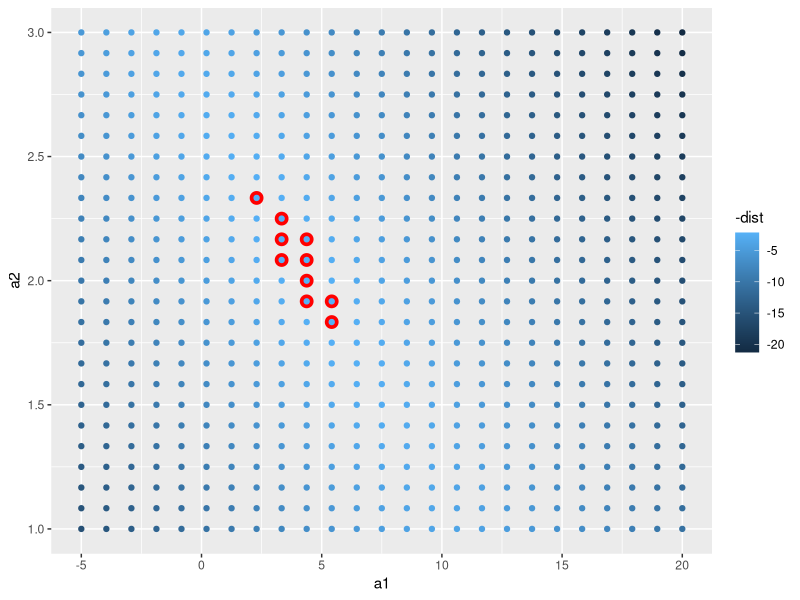
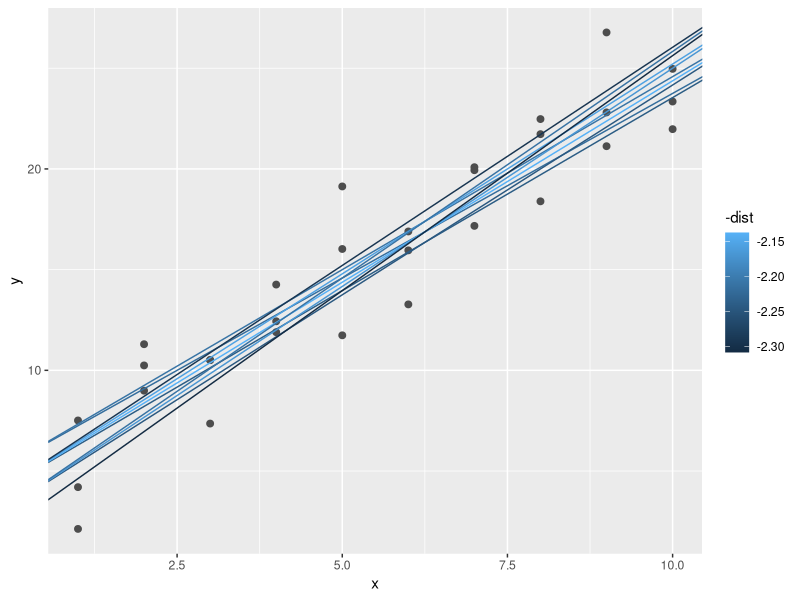
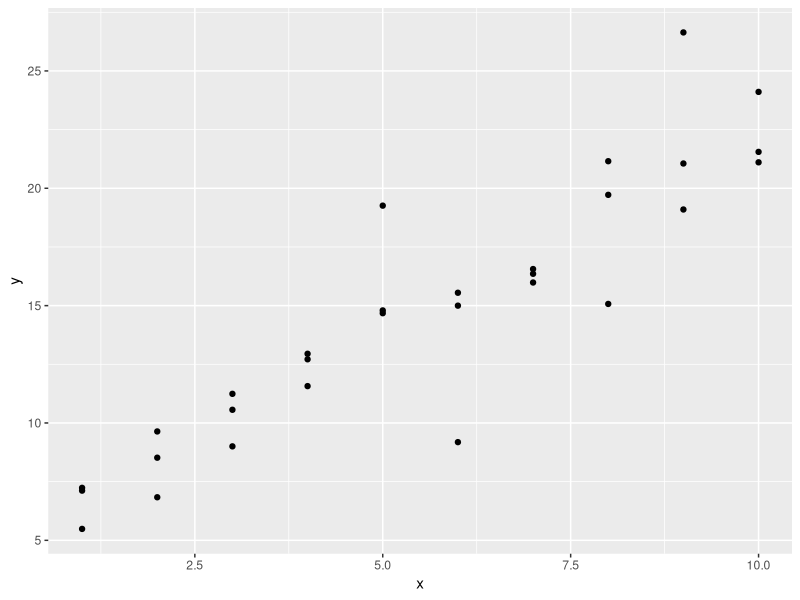
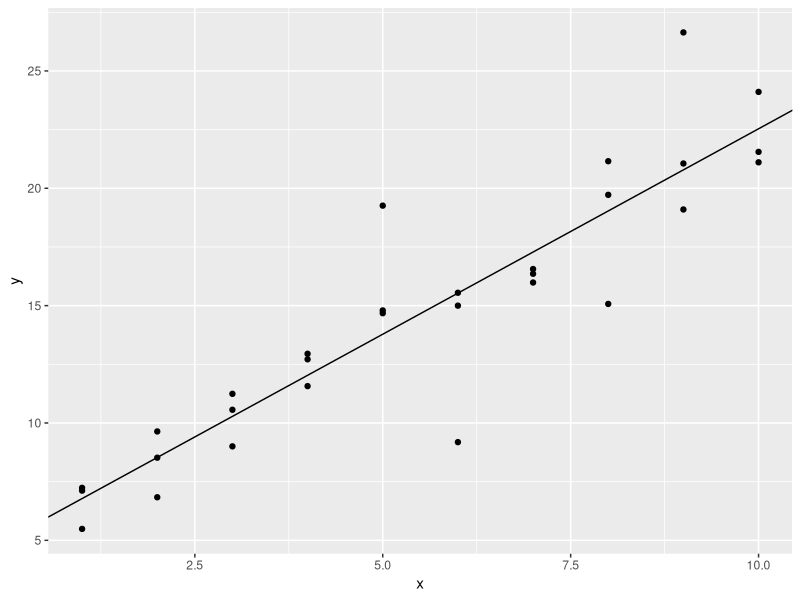
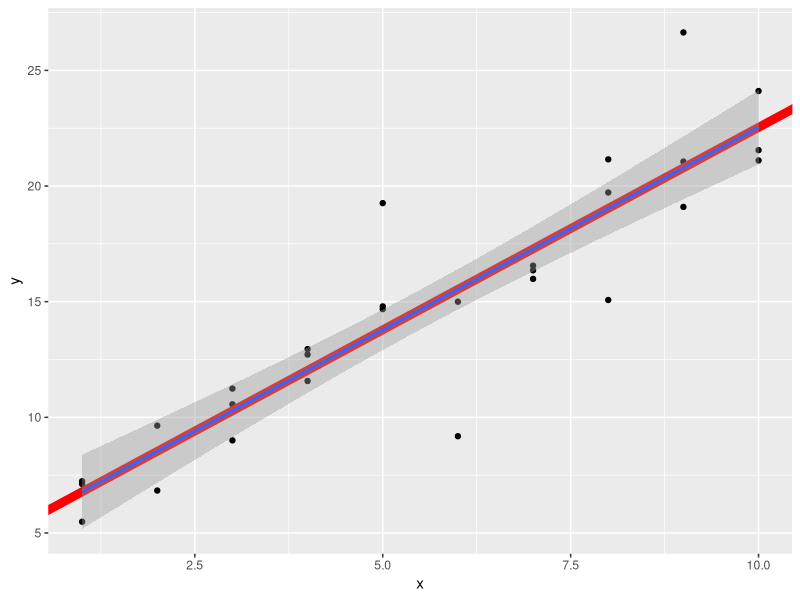
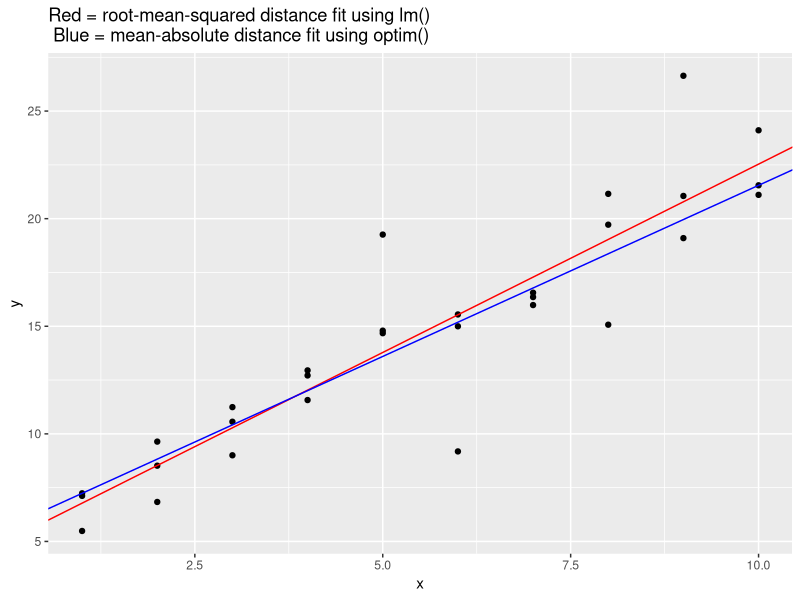
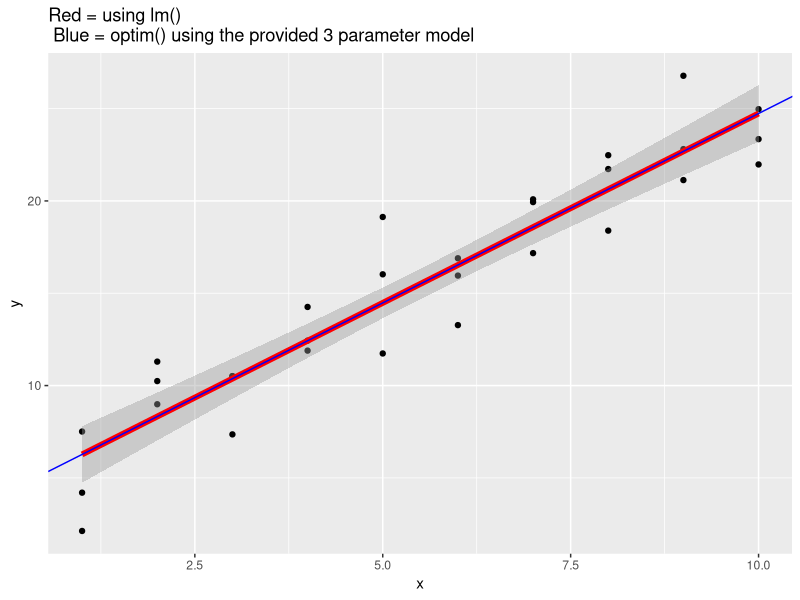

Write R code to recreate these figures, in order. (Note: this script raises an error after producing the figures.)
## ---- chunk 1
library(tidyverse)
library(modelr)
## ---- chunk 2
sim1
## ---- chunk 3
model1 <- function(a, data) {
  a[1] + data$x * a[2]
}

measure_distance <- function(mod, data) {
  diff <- data$y - model1(mod, data)
  sqrt(mean(diff ^ 2))
}

sim1_dist <- function(a1, a2) {
  measure_distance(c(a1, a2), sim1)
}

grid <- expand.grid(
  a1 = seq(-5, 20, length = 25),
  a2 = seq(1, 3, length = 25)
  ) %>% 
  mutate(dist = purrr::map2_dbl(a1, a2, sim1_dist))

grid

grid %>% 
  ggplot(aes(a1, a2)) +
  geom_point(data = filter(grid, rank(dist) <= 10), size = 4, colour = "red") +
  geom_point(aes(colour = -dist))

ggplot(sim1, aes(x, y)) + 
  geom_point(size = 2, colour = "grey30") + 
  geom_abline(
    aes(intercept = a1, slope = a2, colour = -dist), 
    data = filter(grid, rank(dist) <= 10)
  )
## ---- chunk 4
sim1a <- tibble(
  x = rep(1:10, each = 3),
  y = x * 1.5 + 6 + rt(length(x), df = 2)
)

# first, take a look at the data
sim1a
ggplot(sim1a, aes (x, y)) +
  geom_point()

mod <- lm(y~x, data = sim1a)
summary(mod)

# add the fitted linear model to the scatterplot
ggplot(sim1a, aes (x, y)) +
  geom_point()+
  geom_abline(intercept = mod$coefficients[1], slope = mod$coefficients[2])

# compare with the baseR lm with geom_smooth() overlay, looks like they overlap, as expected
ggplot(sim1a, aes (x, y)) +
  geom_point()+
  geom_abline(intercept = mod$coefficients[1], slope = mod$coefficients[2], size=3, color = "red")+
  geom_smooth(method = 'lm')

## ---- chunk 5
measure_distance <- function(mod, data) {
  diff <- data$y - model1(mod, data)
  mean(abs(diff))
}
# use optim() function to 
best <- optim(c(0, 0), measure_distance, data = sim1a)
best$par

# compare the parameters from optim() with the parameters obtained from lm()
mod <- lm (y~x, data = sim1a)
coef(mod)

# plot the two lines on the scatterplot to observe differences in fit
ggplot(data = sim1a, aes(x, y))+
  geom_point()+
  geom_abline(slope = mod$coefficients[2], intercept = mod$coefficients[1], color = "red")+
  geom_abline(slope = best$par[2], intercept = best$par[1], color = "blue")+
  labs(title = "Red = root-mean-squared distance fit using lm() \n Blue = mean-absolute distance fit using optim()")

## ---- chunk 6
model1 <- function(a, data) {
  a[1] + data$x * a[2] + a[3]
}

measure_distance <- function(mod, data) {
  diff <- data$y - model1(mod, data)
  sqrt(mean(diff ^ 2))
}

best <- optim(c(0, 0, 0), measure_distance, data = sim1)
best$par
best <- optim(c(0, 0, 1), measure_distance, data = sim1)
best$par

# since in the model above, a[1] and a[3] may be theoretically combined to represent the intercept of the line, we can graph it as such:
ggplot(data = sim1, aes(x, y))+
  geom_point()+
  geom_smooth(method = "lm", color = "red", size = 2)+
  geom_abline(slope = best$par[2], intercept = best$par[1] + best$par[3], color = "blue")+
  labs(title = "Red = using lm() \n Blue = optim() using the provided 3 parameter model")

## ---- chunk 7

## ---- chunk 8

mod1 <- lm(y ~ x1 + x2, data = sim3)
mod2 <- lm(y ~ x1 * x2, data = sim3)
## ---- chunk 9
daily %>% 
  top_n(3, resid)
#> # A tibble: 3 x 5
#>   date           n wday  resid term 
#>   <date>     <int> <ord> <dbl> <fct>
#> 1 2013-11-30   857 Sat   112.  fall 
#> 2 2013-12-01   987 Sun    95.5 fall 
#> 3 2013-12-28   814 Sat    69.4 fall
## ---- chunk 10
mtcars %>% 
  group_by(cyl) %>% 
  summarise(q = list(quantile(mpg))) %>% 
  unnest()
#> # A tibble: 15 x 2
#>     cyl     q
#>   <dbl> <dbl>
#> 1     4  21.4
#> 2     4  22.8
#> 3     4  26  
#> 4     4  30.4
#> 5     4  33.9
#> 6     6  17.8
#> # ... with 9 more rows
## ---- chunk 11
mtcars %>% 
  group_by(cyl) %>% 
  summarise_each(funs(list))
## ---- chunk 12
ggplot(df, aes(x, y)) +
  geom_hex() +
  scale_colour_gradient(low = "white", high = "red") +
  coord_fixed()
## ---- chunk 13

ggplot(diamonds, aes(carat, price)) +
  geom_point(aes(colour = cut), alpha = 1/20)
